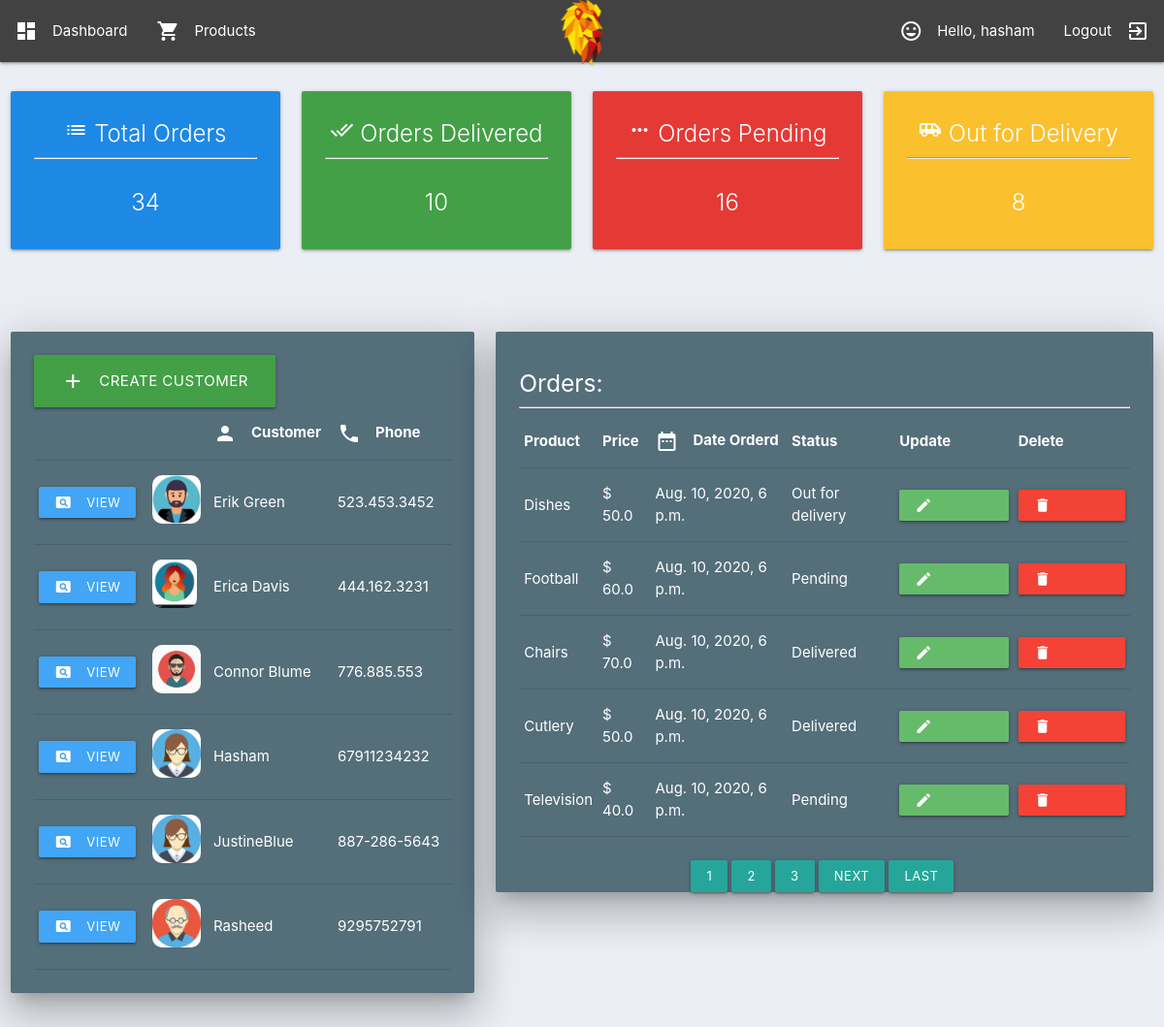
Page / (signed in) on the committed database.
### accounts/models.py (models this page shows, shortened)
class Customer(models.Model):
	user = models.OneToOneField(User, null=True, blank=True, on_delete=models.CASCADE)
	name = models.CharField(max_length=200, null=True)
	phone = models.CharField(max_length=200, null=True)
	email = models.CharField(max_length=200, null=True)
	profile_pic = models.ImageField(null=True, blank=True)
	date_created = models.DateTimeField(auto_now_add=True, null=True)

class Order(models.Model):
	STATUS = (
			('Pending', 'Pending'),
			('Out for delivery', 'Out for delivery'),
			('Delivered', 'Delivered'),
			)
	customer = models.ForeignKey(Customer, null=True, on_delete= models.SET_NULL)
	product = models.ForeignKey(Product, null=True, on_delete= models.SET_NULL)
	date_created = models.DateTimeField(auto_now_add=True, null=True)
	status = models.CharField(max_length=200, null=True, choices=STATUS)
	note = models.CharField(max_length=1000, null=True)

class Product(models.Model):
	CATEGORY = (
			('Indoor', 'Indoor'),
			('Out Door', 'Out Door'),
			)
	name = models.CharField(max_length=200, null=True)
	price = models.FloatField(null=True)
	category = models.CharField(max_length=200, null=True, choices=CATEGORY)
	description = models.CharField(max_length=200, null=True, blank=True)
	date_created = models.DateTimeField(auto_now_add=True, null=True)
	tags = models.ManyToManyField(Tag)
	def __str__(self):
		return self.name

### accounts/decorators.py (the view)
	def wrapper_function(request, *args, **kwargs):
		group = None
		if request.user.groups.exists():
			group = request.user.groups.all()[0].name
		if group == 'customer':
			return redirect('user-page')
		if group == 'admin':
			return view_func(request, *args, **kwargs)

### accounts/views.py (called while the page is built)
@login_required(login_url='login')
@admin_only
def home(request):
	orders = Order.objects.all()
	customers = Customer.objects.all()
	paginator = Paginator(orders, 5)
	page_number = request.GET.get('page')
	page_obj = paginator.get_page(page_number)
	paginator1 = Paginator(customers, 5)
	page_number1 = request.GET.get('page')
	page_obj1 = paginator.get_page(page_number)
	total_customers = customers.count()
	total_orders = orders.count()
	delivered = orders.filter(status='Delivered').count()
	pending = orders.filter(status='Pending').count()
	out = orders.filter(status='Out for delivery').count()
	context = {'orders':orders, 'customers':customers,
	'total_orders':total_orders,'out':out,'delivered':delivered,
	'pending':pending,'page_obj':page_obj }
	return render(request, 'accounts/dashboard.html', context)

### accounts/templates/accounts/dashboard.html (shortened to what this page needs)
{%  extends 'accounts/main.html' %}
{% load static %}
{% block content %}
{%  include 'accounts/status.html' %}
<div class="row">
    <div class="col s12 m12">
    </div>
</div>
<div class="row">
    <div class="col s12 m12">
    </div>
</div>
<div class="row">
    <div class="col s12 m5">
      <div class="card blue-grey darken-1 z-depth-5">
        <div class="card-content white-text">
        	<a class="waves-effect btn-large btn-block green darken-1" href="{% url 'create_customer' %}"><i class="material-icons left">add</i>Create Customer</a>
			<table class="responsive-table">
				<tr >
					<th></th>
					<th></th>
					<th><i class="material-icons left">person</i>Customer</th>
					<th><i class="material-icons left">phone</i>Phone</th>
				</tr>
				{% for customer in customers %}
					<tr>
						<td><a class="waves-effect  btn-small btn-block blue lighten-1" href="{% url 'customer' customer.id %}"><i class="material-icons left">pageview</i>View</a></td>
						<td><img class="profile-pic" src="{{MEDIA_URL}}{{customer.profile_pic.url}}"></td>
						<td>{{customer.name}}</td>
						<td>{{customer.phone}}</td>
					</tr>
				{% endfor %}
			</table>
      </div>
    </div>
  </div>
  <div class="col s12 m7">
      <div class="card blue-grey darken-1 z-depth-5">
        <div class="card-content white-text">
        	<h5>Orders:</h5>
        	<hr>
			<table class="responsive-table">
				<tr>
					<th>Product</th>
					<th>Price</th>
					<th><i class="material-icons left">date_range</i>Date Orderd</th>
					<th>Status</th>
					<th>Update</th>
					<th>Delete</th>
				</tr>
				{% for order in page_obj %}
					<tr>
						<td>{{order.product}}</td>
						<td>$ {{order.product.price}}</td>
						<td>{{order.date_created}}</td>
						<td>{{order.status}}</td>
						<td><a class=" waves-effect btn-small green lighten-1" href="{% url 'update_order' order.id %}"><i class="material-icons left">edit</i>Update</a></td>
						<td><a class="waves-effect btn-small red" href="{% url 'delete_order' order.id %}"><i class="material-icons left">delete</i>Delete</a></td>
					</tr>
				{% endfor %}
			</table>
		</div>
		<div class="pagination">
	      {% for num in page_obj.paginator.page_range %}
	        {% if page_obj.number == num %}
	          <a class=" waves-effect btn btn-small" href="?page={{ num }}">{{ num }}</a>&nbsp;
	        {% elif num > page_obj.number|add:'-3' and num < page_obj.number|add:'3' %}
	          <a class="waves-effect btn btn-small" href="?page={{ num }}">{{ num }}</a>&nbsp;
	        {% endif %}
	      {% endfor %}
	      {% if page_obj.has_next %}
	        <a class="waves-effect btn btn-small" href="?page={{ page_obj.next_page_number }}">Next</a>&nbsp;
	        <a class="waves-effect btn btn-small" href="?page={{ page_obj.paginator.num_pages }}">Last</a>&nbsp;
	      {% endif %}
		</div>
      </div>
    </div>
  </div>
</div>
{% endblock %}

### accounts/templates/accounts/main.html (shortened to what this page needs)
{% load static %}
<!DOCTYPE html>
<html>
<head>
    <link rel="stylesheet" href="https://cdnjs.cloudflare.com/ajax/libs/materialize/1.0.0/css/materialize.min.css">
	<link rel="stylesheet" type="text/css" href="{% static '/css/main.css' %}">
</head>
<body>
	{%  include 'accounts/navbar.html' %}
	<div class="container-fluid">
	{% block content %}
	{% endblock %}
</body>
</html>

### accounts/templates/accounts/navbar.html (shortened to what this page needs)
{% load static %}
<nav class="grey darken-3">
  <div class="nav-wrapper">
    <a href="{% url 'home' %}" class="brand-logo center"><img src="{% static 'images/logo.png' %}"></a>
    <ul class="left hide-on-med-and-down">
      {% if request.user.is_staff %}
      <li>
        <a href="{% url 'home' %}"><i class="material-icons left">dashboard</i>Dashboard</a>
      </li>
      <li>
        <a href="{% url 'products' %}"><i class="material-icons left">shopping_cart</i>Products</a>
      </li>
      {% else %}
      <li>
        <a class="nav-link" href="{% url 'account' %}"><i class="material-icons left">settings</i> Settings</a>
      </li>
      {% endif %}
    </ul>
    <ul class="right hide-on-med-and-down">
      <li>
        <a class="nav-link" href="{% url 'account' %}"><i class="material-icons left">mood</i> Hello, {{request.user}}</a>
      </li>
      <li>
        <a class="nav-link" href="{% url 'logout' %}"><i class="material-icons right">exit_to_app</i>Logout</a>
      </li>
    </ul>
  </div>
</nav>

### accounts/templates/accounts/status.html
<br>
<div class="row">
    <div class="col s12 m3">
      <div class="card blue darken-1">
        <div class="card-content white-text valign center">
          <span class="card-title"><i class="material-icons">list</i> Total Orders</span>
          <hr>
	      <h3 class="card-title">{{total_orders}}</h3>
	  	</div>
      </div>
    </div>
    <div class="col s12 m3">
      <div class="card green darken-1 valign center">
        <div class="card-content white-text">
          <span class="card-title"><i class="material-icons">done_all</i> Orders Delivered</span>
          <hr>
	      <h3 class="card-title">{{delivered}}</h3>
	  	</div>
      </div>
    </div>
    <div class="col s12 m3">
      <div class="card red darken-1 valign center">
        <div class="card-content white-text">
          <span class="card-title"><i class="material-icons">more_horiz</i> Orders Pending</span>
          <hr>
	      <h3 class="card-title">{{pending}}</h3>
	  	</div>
      </div>
    </div>
    <div class="col s12 m3">
      <div class="card yellow darken-2 valign center">
        <div class="card-content white-text">
          <span class="card-title"><i class="material-icons">airport_shuttle</i> Out for Delivery</span>
          <hr>
	      <h3 class="card-title">{{out}}</h3>
	  	</div>
      </div>
    </div>
</div>

### static/css/main.css (style rules this page uses)
body { background-color: #ebeff5; }
.pagination { color: white; display: flex; align-items: center; justify-content: center; }

### accounts/templates/accounts/dashboard.html (style rules this page uses)
.profile-pic { max-width: 50px; max-height:50px; margin: 0 auto; border-radius: 20%; }

### rows in the picture
Customer: profile_pic (picture), name "Erik Green", phone "523.453.3452"
Customer: profile_pic (picture), name "Erica Davis", phone "444.162.3231"
Customer: profile_pic (picture), name "Connor Blume", phone "776.885.553"
Customer: profile_pic (picture), name "Hasham", phone "67911234232"
Customer: profile_pic (picture), name "JustineBlue", phone "887-286-5643"
Customer: profile_pic (picture), name "Rasheed", phone "9295752791"
Order: product "Dishes", product.price "50.0", date_created "Aug. 10, 2020, 6 p.m.", status "Out for delivery"
Order: product "Football", product.price "60.0", date_created "Aug. 10, 2020, 6 p.m.", status "Pending"
Order: product "Chairs", product.price "70.0", date_created "Aug. 10, 2020, 6 p.m.", status "Delivered"
Order: product "Cutlery", product.price "50.0", date_created "Aug. 10, 2020, 6 p.m.", status "Delivered"
Order: product "Television", product.price "40.0", date_created "Aug. 10, 2020, 6 p.m.", status "Pending"

### other values in the picture
{{ request.user }} "hasham"
{{ total_orders }} "34"
{{ delivered }} "10"
{{ pending }} "16"
{{ out }} "8"
{{ num }} "1"
{{ num }} "2" "3"
